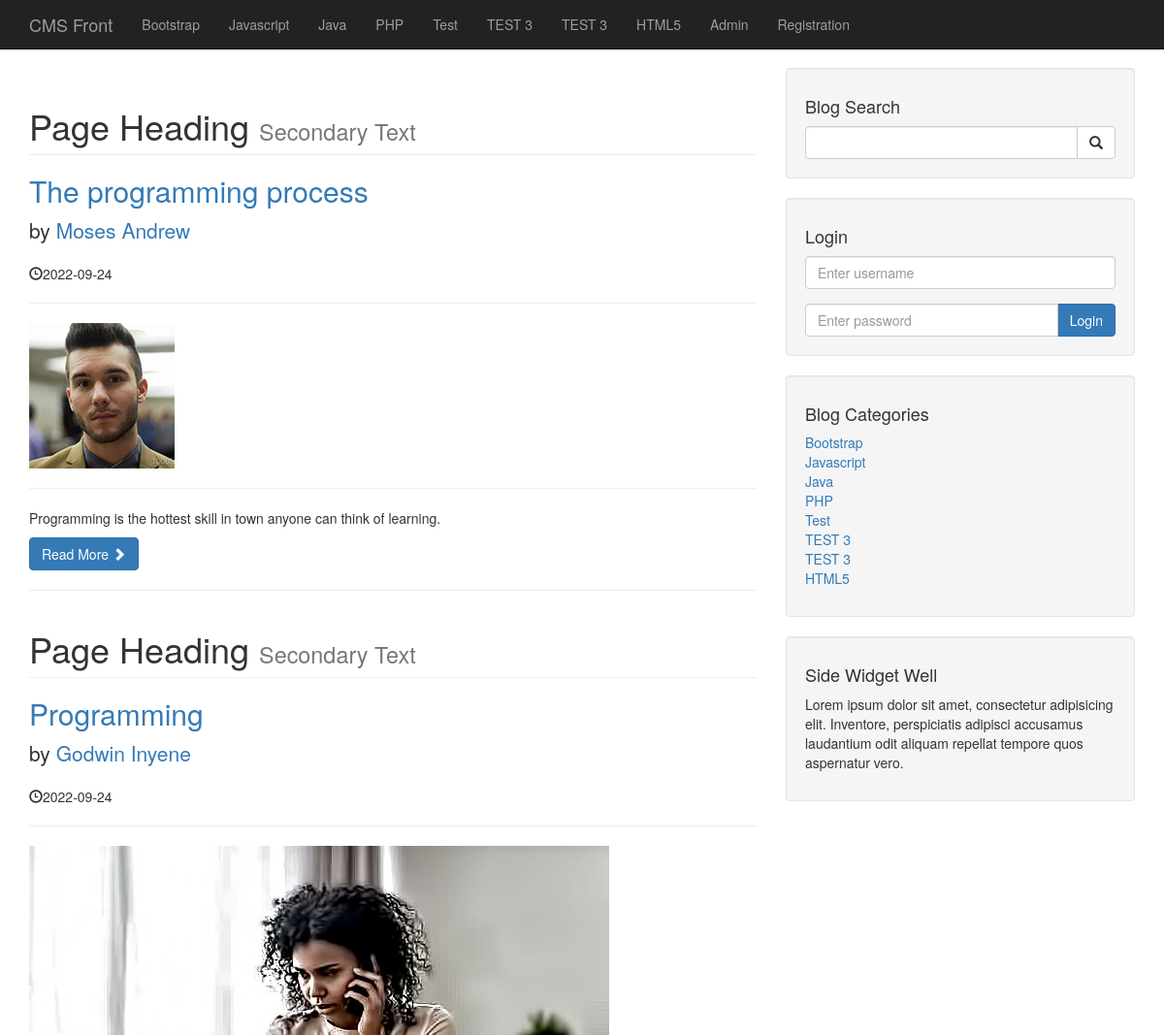
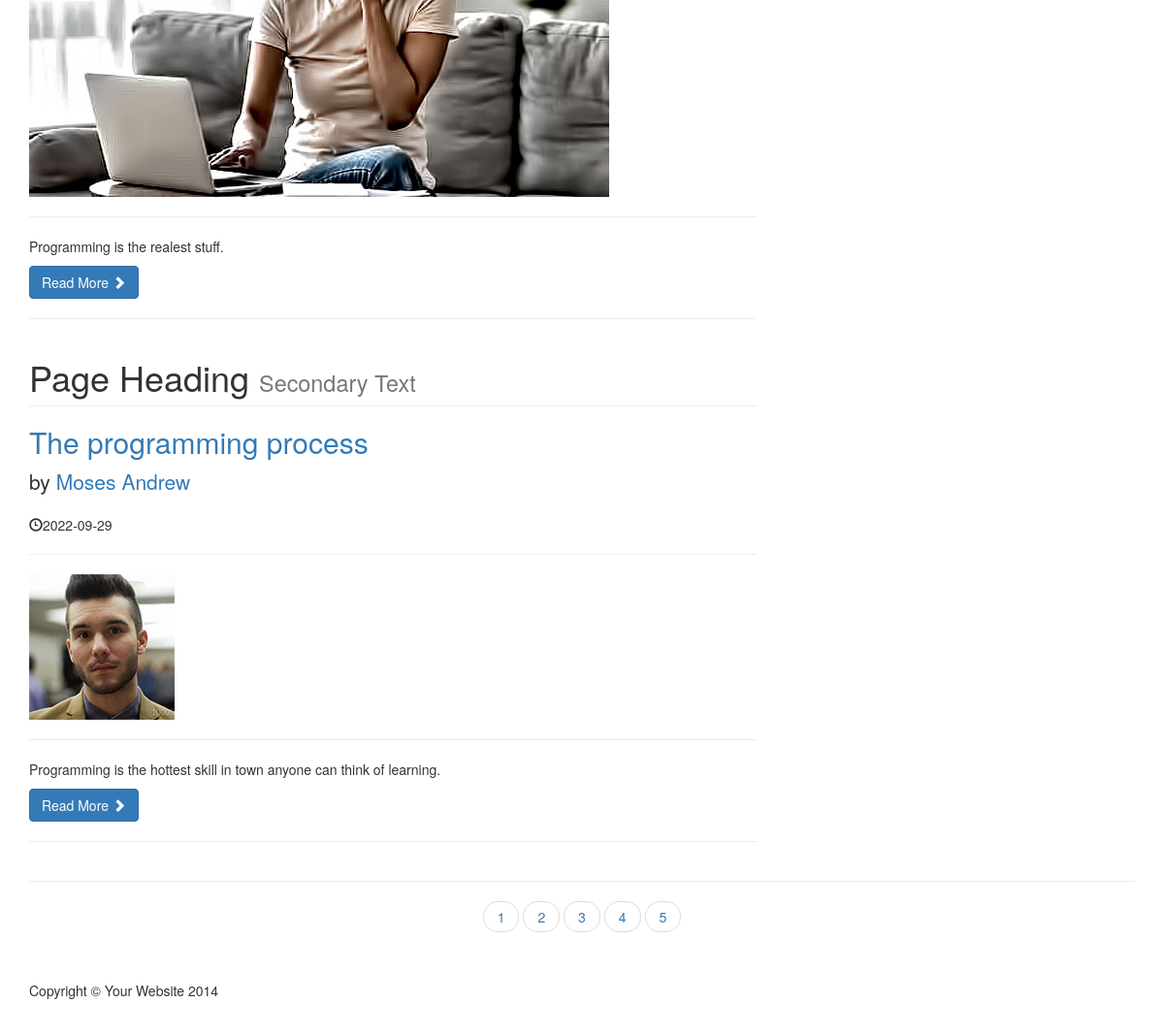
The page / on the database its author committed (2 pictures, top to bottom).
### tables this page shows
CREATE TABLE `categories` (
  `cat_id` int(3) NOT NULL,
  `cat_title` varchar(255) NOT NULL
);

CREATE TABLE `posts` (
  `post_id` int(3) NOT NULL,
  `post_category_id` int(3) NOT NULL,
  `post_title` varchar(255) NOT NULL,
  `post_author` varchar(255) NOT NULL,
  `post_date` date NOT NULL,
  `post_image` text NOT NULL,
  `post_content` text NOT NULL,
  `post_tags` varchar(255) NOT NULL,
  `post_comment_count` int(11) NOT NULL,
  `post_status` varchar(255) NOT NULL DEFAULT 'draft',
  `post_views_count` int(11) NOT NULL
);

### index.php (the view, shortened to what this page needs)
<?php include("includes/db.php") ?>
<?php include("includes/header.php") ?>
<?php include("includes/navigation.php") ?>
    <div class="container">
        <div class="row">
            <div class="col-md-8">
                <?php
                    $per_page = 5;
                    if(isset($_GET['page'])){
                        $page = $_GET['page'];
                    }else{
                        $page = "";
                    }
                    if($page == "" || $page == 1){
                        $page_1 = 0;
                    }else{
                        $page_1 = ($page * $per_page) - $per_page;
                    }
                    $select_post_count_query = "SELECT * FROM posts";
                    $find_count = mysqli_query($connection, $select_post_count_query);
                    $count = mysqli_num_rows($find_count);
                    $count = ceil($count / $per_page);
                    $query = "SELECT * FROM posts LIMIT $page_1, $per_page";
                    $select_all_post_query = mysqli_query($connection, $query);
                    while($row = mysqli_fetch_assoc( $select_all_post_query)){
                        $post_id = $row['post_id'];
                        $post_title = $row['post_title'];
                        $post_author = $row['post_author'];
                        $post_date = $row['post_date'];
                        $post_image = $row['post_image'];
                        $post_content = substr($row['post_content'], 0, 100);
                        $post_status = $row['post_status'];
                        if ($post_status =='published') {
                ?>
                    <h1 class="page-header">
                        Page Heading
                        <small>Secondary Text</small>
                    </h1>
                    <h2>
                        <a href="post.php?p_id=<?php echo $post_id; ?>"><?php echo $post_title; ?></a>
                    </h2>
                    <p class="lead">by
                        <a href="author_posts.php?author=<?=$post_author;?>&p_id=<?=$post_id;?>"><?=$post_author; ?></a>
                    </p>
                    <p><span class="glyphicon glyphicon-time"></span><?php echo $post_date; ?></p>
                    <hr>
                    <a href="post.php?p_id=<?php echo $post_id; ?>">
                        <img class="img-responsive" src="images/<?php echo $post_image;?>" alt="">
                    </a>
                    <hr>
                    <p><?php echo $post_content; ?></p>
                    <a class="btn btn-primary" href="post.php?p_id=<?php echo $post_id; ?>">Read More <span class="glyphicon glyphicon-chevron-right"></span></a>
                    <hr>
                <?php }  }?>
            </div>
            <?php include("includes/sidebar.php"); ?>
                    </div>
                </div>
                <?php include("includes/widget.php"); ?>
            </div>
        </div>
        <hr>
        <ul class="pager">
           <?php
                for($i = 1; $i<= $count; $i++){
                    if($i == $page){
                         echo "<li> <a  class='active_link' href='index.php?page={$i}'> $i</a></li>";
                    }else{
                         echo "<li> <a href='index.php?page={$i}'> $i</a></li>";
                    }
                }
           ?>
        </ul>
<?php include("includes/footer.php") ?>

### includes/header.php (shortened to what this page needs)
<!DOCTYPE html>
<html lang="en">
<head>
    <link href="css/bootstrap.min.css" rel="stylesheet">
    <link href="css/blog-home.css" rel="stylesheet">
    <link href="css/style.css" rel="stylesheet">
</head>
<body>

### includes/navigation.php (shortened to what this page needs)
<nav class="navbar navbar-inverse navbar-fixed-top" role="navigation">
      <div class="container">
          <div class="navbar-header">
              <a class="navbar-brand" href="index.php">CMS Front</a>
          </div>
          <div class="collapse navbar-collapse" id="bs-example-navbar-collapse-1">
              <ul class="nav navbar-nav">
                  <?php
                      $query = "SELECT * FROM categories";
                      $select_all_categories_query = mysqli_query($connection, $query);
                      while($row = mysqli_fetch_assoc( $select_all_categories_query)){
                          $cat_title = $row['cat_title'];
                          echo "<li><a href='#'>{$cat_title} </a></li>";
                      }
                  ?>
                  <li>
                      <a href="admin">Admin</a>
                  </li>
                  <li>
                      <a href="registration.php">Registration</a>
                  </li>
              </ul>
          </div>
      </div>
  </nav>

### includes/sidebar.php
<div class="col-md-4">
                <div class="well">
                    <h4>Blog Search</h4>
                    <form action="search.php" method="post">
                        <div class="input-group">
                            <input type="text" class="form-control" name="search">
                            <span class="input-group-btn">
                                <button class="btn btn-default" type="submit" name="submit">
                                    <span class="glyphicon glyphicon-search"></span>
                            </button>
                            </span>
                        </div>
                    </form>
                </div>
                <div class="well">
                    <h4>Login</h4>
                    <form action="includes/login.php" method="post">
                        <div class="form-group">
                            <input type="text" class="form-control" name="username" placeholder="Enter username">
                        </div>
                        <div class="input-group">
                            <input type="password" class="form-control" name="password" placeholder="Enter password">
                            <span class="input-group-btn">
                                <button class="btn btn-primary" name="login" type="submit">Login</button>
                            </span>
                        </div>
                    </form>
                </div>
                 <?php
                        $query = "SELECT * FROM categories";
                        $select_all_categories_query = mysqli_query($connection, $query);
                ?>
                <div class="well">
                    <h4>Blog Categories</h4>
                    <div class="row">
                        <div class="col-lg-12">
                            <ul class="list-unstyled">
                               <?php
                                    while($row = mysqli_fetch_assoc( $select_all_categories_query)){
                                        $cat_title = $row['cat_title'];
                                        $cat_id = $row['cat_id'];
                                        echo "<li><a href='category.php?category=$cat_id'>{$cat_title} </a></li>";
                                    }
                                ?>
                            </ul>
                        </div>

### includes/widget.php
<div class="well">
    <h4>Side Widget Well</h4>
    <p>Lorem ipsum dolor sit amet, consectetur adipisicing elit. Inventore, perspiciatis adipisci accusamus laudantium odit aliquam repellat tempore quos aspernatur vero.</p>
</div>

### includes/footer.php (shortened to what this page needs)
        <footer>
            <div class="row">
                <div class="col-lg-12">
                    <p>Copyright &copy; Your Website 2014</p>
                </div>
            </div>
        </footer>
    </div>
</body>
</html>

### css/blog-home.css (style rules this page uses)
body { padding-top: 70px; }
footer { margin: 50px 0; }

### rows shown on the page
categories: cat_title "Bootstrap"
categories: cat_title "Javascript"
categories: cat_title "Java"
categories: cat_title "PHP"
categories: cat_title "Test"
categories: cat_title "TEST 3"
categories: cat_title "TEST 3"
categories: cat_title "HTML5"
posts: post_title "The programming process", post_author "Moses Andrew", post_date "2022-09-24", post_image (picture), post_content "Programming is the hottest skill in town anyone can think of learning."
posts: post_title "Programming", post_author "Godwin Inyene", post_date "2022-09-24", post_image (picture), post_content "Programming is the realest stuff."
posts: post_title "The programming process", post_author "Moses Andrew", post_date "2022-09-29", post_image (picture), post_content "Programming is the hottest skill in town anyone can think of learning."
